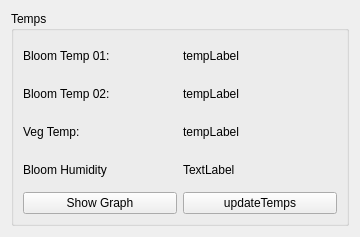
<?xml version="1.0" encoding="UTF-8"?>
<ui version="4.0">
 <class>Sensors</class>
 <widget class="QWidget" name="Sensors">
  <property name="geometry">
   <rect>
    <x>0</x>
    <y>0</y>
    <width>360</width>
    <height>237</height>
   </rect>
  </property>
  <property name="windowTitle">
   <string>Form</string>
  </property>
  <layout class="QVBoxLayout" name="verticalLayout">
   <item>
    <widget class="QGroupBox" name="groupBox_temp">
     <property name="title">
      <string>Temps</string>
     </property>
     <layout class="QVBoxLayout" name="verticalLayout_4">
      <item>
       <layout class="QGridLayout" name="gridLayout_2">
        <item row="0" column="0">
         <widget class="QLabel" name="label_8">
          <property name="text">
           <string>Bloom Temp 01:</string>
          </property>
         </widget>
        </item>
        <item row="1" column="0">
         <widget class="QLabel" name="label_7">
          <property name="text">
           <string>Bloom Temp 02:</string>
          </property>
         </widget>
        </item>
        <item row="2" column="0">
         <widget class="QLabel" name="label_10">
          <property name="text">
           <string>Veg Temp:</string>
          </property>
         </widget>
        </item>
        <item row="0" column="1">
         <widget class="QLabel" name="tempLabel01">
          <property name="text">
           <string>tempLabel</string>
          </property>
         </widget>
        </item>
        <item row="1" column="1">
         <widget class="QLabel" name="tempLabel02">
          <property name="text">
           <string>tempLabel</string>
          </property>
         </widget>
        </item>
        <item row="2" column="1">
         <widget class="QLabel" name="tempLabel03">
          <property name="text">
           <string>tempLabel</string>
          </property>
         </widget>
        </item>
        <item row="3" column="0">
         <widget class="QLabel" name="label_9">
          <property name="text">
           <string>Bloom Humidity</string>
          </property>
         </widget>
        </item>
        <item row="3" column="1">
         <widget class="QLabel" name="humidLabel">
          <property name="text">
           <string>TextLabel</string>
          </property>
         </widget>
        </item>
       </layout>
      </item>
      <item>
       <layout class="QHBoxLayout" name="horizontalLayout_4">
        <item>
         <widget class="QPushButton" name="graphBtn">
          <property name="text">
           <string>Show Graph</string>
          </property>
         </widget>
        </item>
        <item>
         <widget class="QPushButton" name="updateTempBtn">
          <property name="text">
           <string>updateTemps</string>
          </property>
         </widget>
        </item>
       </layout>
      </item>
     </layout>
    </widget>
   </item>
  </layout>
 </widget>
 <resources/>
 <connections/>
</ui>
